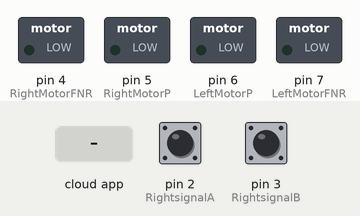
Bench run of a sketch on a simulated Arduino Uno, built with avr-gcc and run on an emulated ATmega328P. On the bench: switched loads named in the sketch (green lamp = pin HIGH). Inputs (shaded band) come from the test bench; at power-on: pin 2 (RightsignalA) HIGH, pin 3 (RightsignalB) HIGH. The ROS host is connected and sends only what is stated.

Above: at 1.2 s.
1.3 s: the phone or cloud app sets linear.x to -100
At 1.7 s:
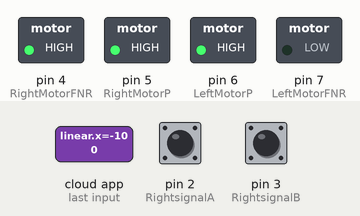
2.8 s: the phone or cloud app sets linear.x to 0
At 4.0 s:
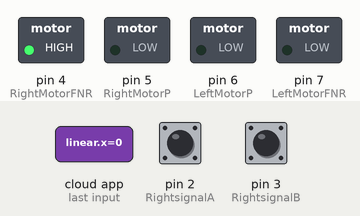
4.3 s: the phone or cloud app sets angular.z to 100
At 5.2 s:
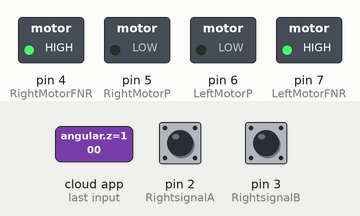
5.8 s: the phone or cloud app sets linear.x to 100
At 6.3 s:
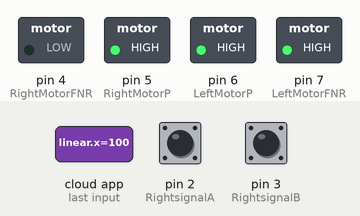
Timing chart, 0 to 8.3 s (numbered marks = the images above; inputs shaded):
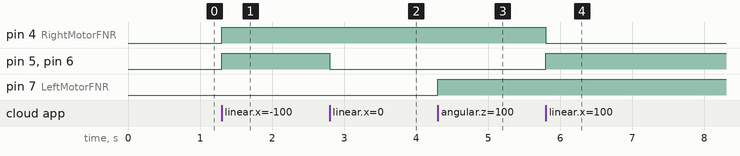

The sketch:

motor_leonardo.ino
```cpp
#define USE_USBCON
#include <ros.h>
#include <std_msgs/String.h>
#include <geometry_msgs/Twist.h>
#include <ros/time.h>
#include <tf/tf.h>
#include <tf/transform_broadcaster.h>
#include <nav_msgs/Odometry.h>
geometry_msgs::TransformStamped t;
tf::TransformBroadcaster broadcaster;

double x = 0.0;
double y = 0.0;
double theta = 1.57;
char base_link[] = "/base_link";
char odom[] = "/odom";
ros::NodeHandle  nh;
int RightMotorP = 5;
int RightMotorFNR = 4;
int LeftMotorP = 6;
int LeftMotorFNR = 7;
int RightsignalA = 2;
int RightsignalB = 3;
int LeftsignalA = 1;
int LeftsignalB = 0;
int way = 0;
double w_r = 0, w_l = 0;
double wheel_rad = 0.0275, wheel_sep = 0.15;
int highSpeed = 255;
int lowSpeed = 170;
double speed_ang = 0, speed_lin = 0;


int R_encoderPos = 0, L_encoderPos = 0;


//http://wiki.ros.org/rosserial_arduino/Tutorials
std_msgs::String str_msg;
ros::Publisher chatter("chatter", &str_msg); // 1.


void TwistCallback(const geometry_msgs::Twist& msg) {
  if (msg.angular.z > 0) {
    digitalWrite(LeftMotorFNR, HIGH);
    analogWrite(LeftMotorP, 255);
    digitalWrite(RightMotorFNR, HIGH);
    analogWrite(RightMotorP, 255);
    way = 3;
  }
  if (msg.angular.z < 0) {
    digitalWrite(LeftMotorFNR, LOW);
    analogWrite(LeftMotorP, 255);
    digitalWrite(RightMotorFNR, LOW);
    analogWrite(RightMotorP, 255);
    way = 4;
  }
  if (msg.linear.x > 0) {
    digitalWrite(LeftMotorFNR, HIGH);
    analogWrite(LeftMotorP, 255);
    digitalWrite(RightMotorFNR, LOW);
    analogWrite(RightMotorP, 255);
    way = 1;
  }
  if (msg.linear.x < 0) {
    digitalWrite(LeftMotorFNR, LOW);
    analogWrite(LeftMotorP, 255);
    digitalWrite(RightMotorFNR, HIGH);
    analogWrite(RightMotorP, 255);
    way = 2;
  }
  if (msg.linear.x == 0) {
    analogWrite(RightMotorP, 0);
    analogWrite(LeftMotorP, 0);
    way = 0;
  }
  /*  char Pub[32] = {0};
    PubWidth.toCharArray(Pub, PubWidth.length());
    str_msg.data = Pub;
    chatter.publish(&str_msg);
    PubWidth = String(w_l);
    PubWidth.toCharArray(Pub, PubWidth.length());
    str_msg.data = Pub;
    chatter.publish(&str_msg);*/
}
ros::Subscriber<geometry_msgs::Twist> sub("MyRobot/cmd_vel", TwistCallback ); //2.

void setup() {

  broadcaster.init(nh);
  // put your setup code here, to run once:
  pinMode(RightsignalA, INPUT_PULLUP);
  attachInterrupt(digitalPinToInterrupt(RightsignalB) , RightEncoderA, CHANGE);
  pinMode(RightsignalB, INPUT_PULLUP);
  attachInterrupt(digitalPinToInterrupt(RightsignalA), RightEncoderB, CHANGE);


  pinMode(LeftsignalA, INPUT_PULLUP);
  attachInterrupt(digitalPinToInterrupt(LeftsignalB), LeftEncoderA, CHANGE);
  pinMode(LeftsignalB, INPUT_PULLUP);
  attachInterrupt(digitalPinToInterrupt(LeftsignalA), LeftEncoderB, CHANGE);
  pinMode(RightMotorFNR, OUTPUT);
  pinMode(LeftMotorFNR, OUTPUT);
  nh.initNode();
  nh.subscribe(sub);
  nh.advertise(chatter);

  Serial.begin(115200);
}
unsigned long current_time, prev_time;

bool stop_r = false, stop_l = false;
void loop() {
  // drive in a circle


    nh.spinOnce();


  // put your main code here, to run repeatedly:


}

void RightEncoderA() {
  R_encoderPos += (digitalRead(RightsignalA) == digitalRead(RightsignalB)) ? 1 : -1;

}
void RightEncoderB() {
  R_encoderPos += (digitalRead(RightsignalA) == digitalRead(RightsignalB)) ? -1 : 1;
}


void LeftEncoderA() {
  L_encoderPos += (digitalRead(LeftsignalA) == digitalRead(LeftsignalB)) ? 1 : -1;

}
void LeftEncoderB() {
  L_encoderPos += (digitalRead(LeftsignalA) == digitalRead(LeftsignalB)) ? -1 : 1;
}
```

Measured:
- after the input at 1.3 s, pin 4 (RightMotorFNR), pin 5 (RightMotorP), pin 6 (LeftMotorP): LOW → HIGH at once
- after the input at 2.8 s, pin 5 (RightMotorP), pin 6 (LeftMotorP): HIGH → LOW at once
- after the input at 4.3 s, pin 7 (LeftMotorFNR): LOW → HIGH at once
- after the input at 5.8 s, pin 4 (RightMotorFNR): HIGH → LOW at once; pin 5 (RightMotorP), pin 6 (LeftMotorP): LOW → HIGH at once
